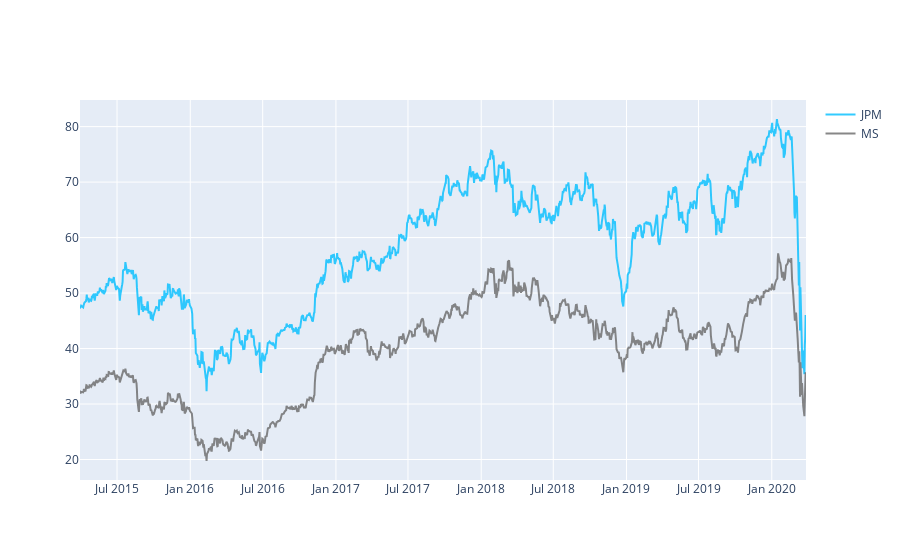

Source (notebook cell):
### Code cell
fig = go.Figure()
fig.add_trace(go.Scatter(
                x=historical_prices.index,
                y = historical_prices["CITI"],
                name = "JPM",
                line_color='deepskyblue',
                opacity=0.8))
fig.add_trace(go.Scatter(
                x=historical_prices.index,
                y=historical_prices['MS'],
                name="MS",
                line_color='dimgray',
                opacity=0.8))
fig.show()

### Figure 1 — Plotly figure (JSON) as saved in the notebook; plotly's stock layout.template omitted (floating-point values rounded to 4 significant figures; data arrays with more than 128 entries replaced by an {"elided": "..."} marker saying what was removed)
{"data": [{"line": {"color": "deepskyblue"}, "name": "JPM", "opacity": 0.8, "type": "scatter", "x": {"elided": "1259 str values"}, "y": {"elided": "1259 float values"}}, {"line": {"color": "dimgray"}, "name": "MS", "opacity": 0.8, "type": "scatter", "x": {"elided": "1259 str values"}, "y": {"elided": "1259 float values"}}], "layout": {}}
